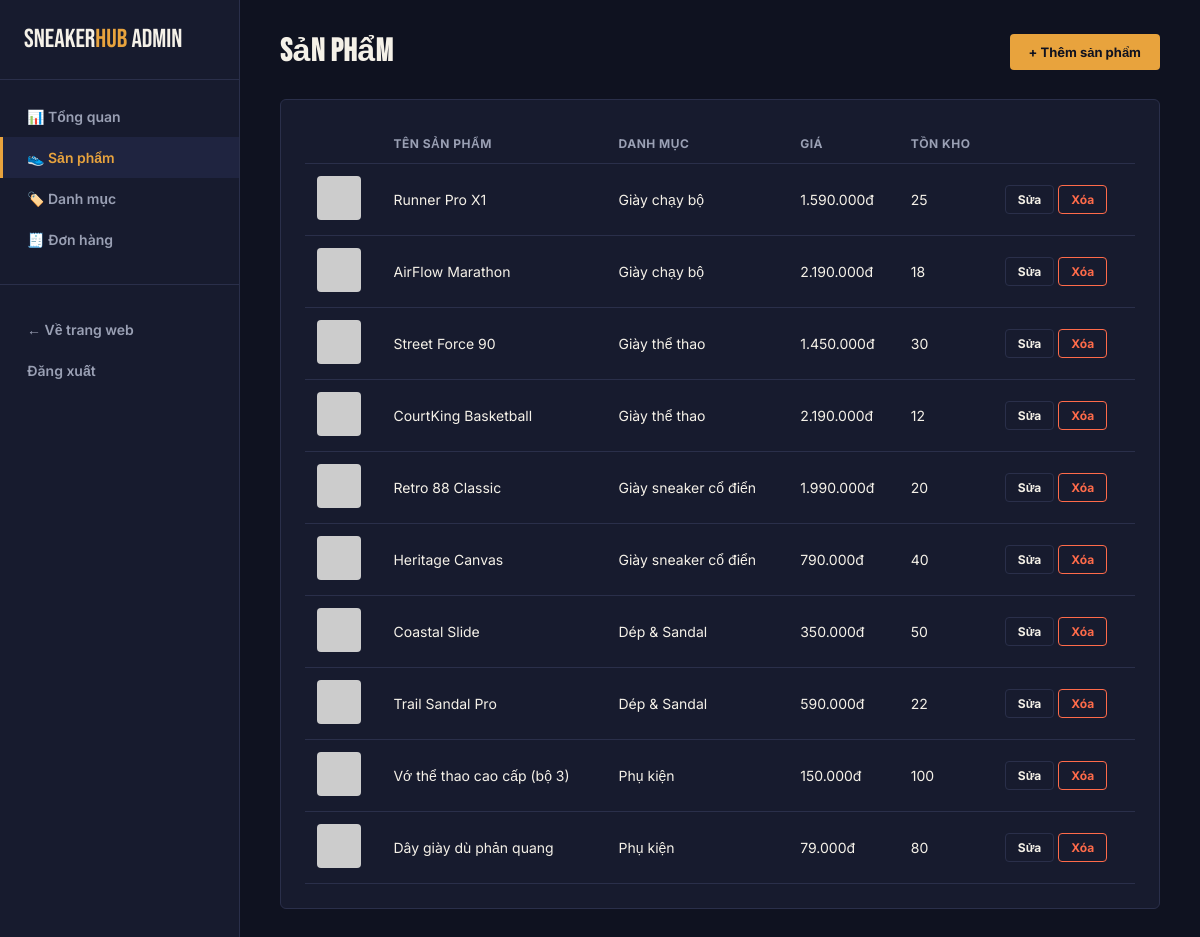
/admin/products.php (signed in), run on the app's committed database.
### tables this page shows
CREATE TABLE products (
    id INT AUTO_INCREMENT PRIMARY KEY,
    category_id INT NOT NULL,
    name VARCHAR(200) NOT NULL,
    slug VARCHAR(200) NOT NULL UNIQUE,
    description TEXT,
    price DECIMAL(12,0) NOT NULL,
    sale_price DECIMAL(12,0) DEFAULT NULL,
    image VARCHAR(255) DEFAULT NULL,
    stock INT NOT NULL DEFAULT 0,
    created_at DATETIME DEFAULT CURRENT_TIMESTAMP,
    FOREIGN KEY (category_id) REFERENCES categories(id) ON DELETE CASCADE
);

CREATE TABLE categories (
    id INT AUTO_INCREMENT PRIMARY KEY,
    name VARCHAR(100) NOT NULL,
    slug VARCHAR(100) NOT NULL UNIQUE
);

### includes/functions.php (called while the page is built, shortened)
<?php
function formatPrice($price) {
    return number_format($price, 0, ',', '.') . 'đ';
}
function e($str) {
    return htmlspecialchars($str ?? '', ENT_QUOTES, 'UTF-8');
}

### admin/products.php (the view, shortened to what this page needs)
<?php
require '../config/db.php';
require '../includes/functions.php';
$products = $pdo->query("SELECT p.*, c.name AS cat_name FROM products p
                          JOIN categories c ON c.id = p.category_id
                          ORDER BY p.created_at DESC")->fetchAll();
require 'includes/admin_header.php';
?>
<div class="admin-topbar">
    <h1>Sản phẩm</h1>
    <a href="product-form.php" class="btn btn-primary">+ Thêm sản phẩm</a>
</div>
<div class="admin-card">
    <table class="admin-table">
        <thead><tr><th></th><th>Tên sản phẩm</th><th>Danh mục</th><th>Giá</th><th>Tồn kho</th><th></th></tr></thead>
        <tbody>
        <?php foreach ($products as $p): ?>
            <tr>
                <td><img src="<?php echo e($p['image']); ?>" alt=""></td>
                <td><?php echo e($p['name']); ?></td>
                <td><?php echo e($p['cat_name']); ?></td>
                <td><?php echo formatPrice($p['sale_price'] ?: $p['price']); ?></td>
                <td><?php echo (int) $p['stock']; ?></td>
                <td>
                    <a href="product-form.php?id=<?php echo $p['id']; ?>" class="btn btn-outline btn-sm">Sửa</a>
                    <a href="products.php?delete=<?php echo $p['id']; ?>" class="btn btn-danger btn-sm confirm-delete">Xóa</a>
                </td>
            </tr>
        <?php endforeach; ?>
        </tbody>
    </table>
</div>
<?php require 'includes/admin_footer.php'; ?>

### assets/css/admin.css (style rules this page uses)
:root { --a-bg: #0F1220; --a-surface: #171B2E; --a-surface-2: #1F2440; --a-border: #2A2F4A; --a-accent: #E8A33D; --a-accent-2: #FF6B4A; --a-text: #F5F1E8; --a-text-muted: #9AA0B4; --a-success: #4CAF7D; }
* { box-sizing: border-box; }
body { margin: 0; background: var(--a-bg); color: var(--a-text); font-family: 'Inter', sans-serif; }
a { color: inherit; text-decoration: none; }
.admin-topbar { display: flex; justify-content: space-between; align-items: center; margin-bottom: 28px; }
.admin-topbar h1 { font-family: 'Bebas Neue', sans-serif; font-size: 32px; margin: 0; letter-spacing: 0.5px; }
.admin-card { background: var(--a-surface); border: 1px solid var(--a-border); border-radius: 6px; padding: 24px; margin-bottom: 24px; }
table.admin-table { width: 100%; border-collapse: collapse; }
table.admin-table th { text-align: left; padding: 12px; font-size: 12px; text-transform: uppercase; letter-spacing: .5px; color: var(--a-text-muted); border-bottom: 1px solid var(--a-border); }
table.admin-table td { padding: 12px; border-bottom: 1px solid var(--a-border); font-size: 14px; vertical-align: middle; }
table.admin-table img { width: 44px; height: 44px; object-fit: cover; border-radius: 4px; }
.btn { display: inline-block; padding: 9px 18px; border-radius: 4px; font-weight: 700; font-size: 13px; cursor: pointer; border: 1px solid transparent; }
.btn-primary { background: var(--a-accent); color: var(--a-bg); }
.btn-outline { background: transparent; border-color: var(--a-border); color: var(--a-text); }
.btn-danger { background: transparent; border: 1px solid var(--a-accent-2); color: var(--a-accent-2); }
.btn-sm { padding: 6px 12px; font-size: 12px; }

### data on the page
products: name "Runner Pro X1", category.name "Giày chạy bộ", sale_price "1.590.000đ", stock "25"
products: name "AirFlow Marathon", category.name "Giày chạy bộ", formatPrice($p['sale_price'] ?: $p['price']) "2.190.000đ", stock "18"
products: name "Street Force 90", category.name "Giày thể thao", formatPrice($p['sale_price'] ?: $p['price']) "1.450.000đ", stock "30"
products: name "CourtKing Basketball", category.name "Giày thể thao", sale_price "2.190.000đ", stock "12"
products: name "Retro 88 Classic", category.name "Giày sneaker cổ điển", formatPrice($p['sale_price'] ?: $p['price']) "1.990.000đ", stock "20"
products: name "Heritage Canvas", category.name "Giày sneaker cổ điển", sale_price "790.000đ", stock "40"
products: name "Coastal Slide", category.name "Dép & Sandal", formatPrice($p['sale_price'] ?: $p['price']) "350.000đ", stock "50"
products: name "Trail Sandal Pro", category.name "Dép & Sandal", formatPrice($p['sale_price'] ?: $p['price']) "590.000đ", stock "22"
products: name "Vớ thể thao cao cấp (bộ 3)", category.name "Phụ kiện", formatPrice($p['sale_price'] ?: $p['price']) "150.000đ", stock "100"
products: name "Dây giày dù phản quang", category.name "Phụ kiện", formatPrice($p['sale_price'] ?: $p['price']) "79.000đ", stock "80"
